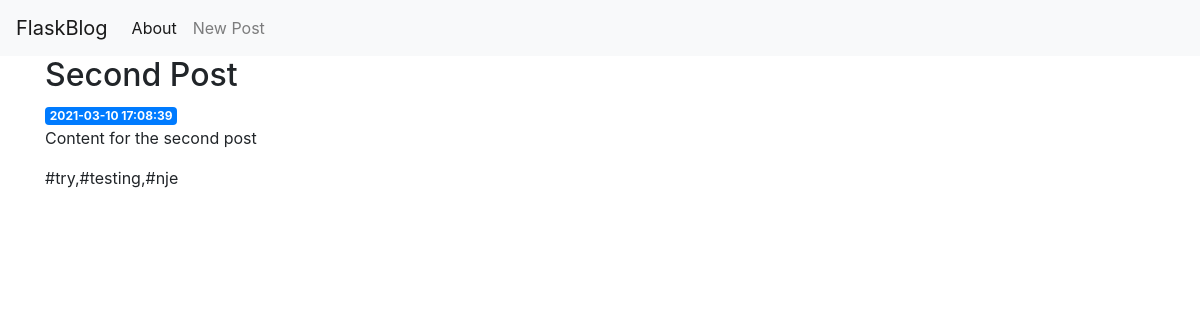
/2, run on the app's committed database.
### tables this page shows
CREATE TABLE posts (
    id INTEGER PRIMARY KEY AUTOINCREMENT,
    created TIMESTAMP NOT NULL DEFAULT CURRENT_TIMESTAMP,
    title TEXT NOT NULL,
    content TEXT NOT NULL,
    tags TEXT 
);

### app.py (the view)
@app.route('/<int:post_id>')
def post(post_id):
    post = get_post(post_id)
    return render_template('post.html', post=post)

### app.py (called while the page is built)
def get_db_connection():
    conn = sqlite3.connect('database.db')
    conn.row_factory = sqlite3.Row
    return conn

def get_post(post_id):
    conn = get_db_connection()
    post = conn.execute('SELECT * FROM posts WHERE id = ?',
                        (post_id,)).fetchone()
    conn.close()
    if post is None:
        abort(404)
    return post

### templates/post.html
{% extends 'base.html' %}
{% block content %}
    <h2>{% block title %} {{ post['title'] }} {% endblock %}</h2>
    <span class="badge badge-primary">{{ post['created'] }}</span>
    <p>{{ post['content'] }}</p>
    <p>{{ post['tags'] }}</p>
{% endblock %}

### data on the page
posts: title "Second Post", created "2021-03-10 17:08:39", content "Content for the second post", tags "#try,#testing,#nje"
